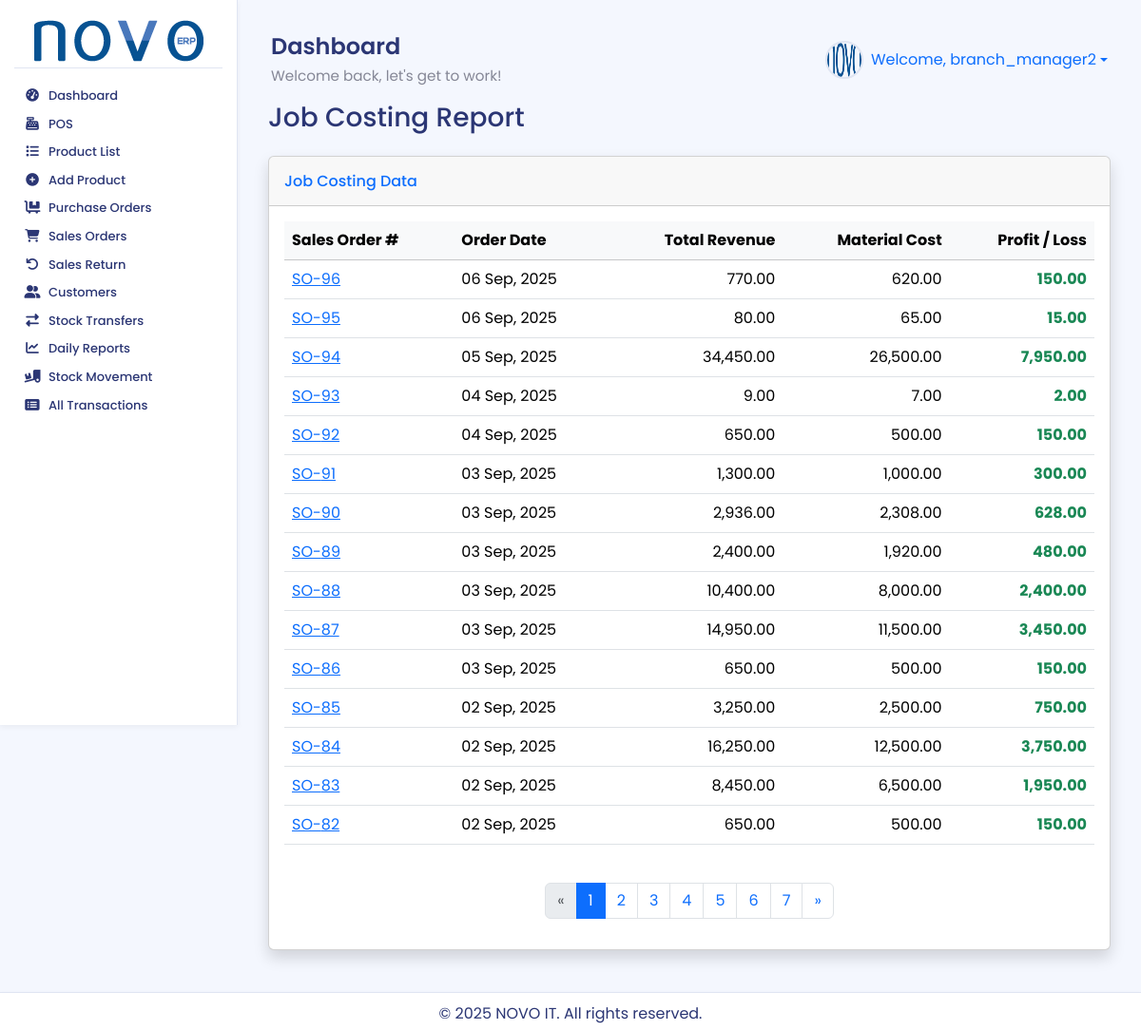
Screenshot of /costing/report/ (signed in) with the database file from the repository.
### accounts/models.py (models this page shows, shortened)
class User(AbstractUser):
    warehouse = models.ForeignKey(
        Warehouse,
        on_delete=models.SET_NULL,
        null=True,
        blank=True,
        related_name='users', # এই গুদামের সাথে যুক্ত ইউজারদের সহজে খুঁজে পাওয়ার জন্য
        verbose_name="Assigned Warehouse" # অ্যাডমিন প্যানেলে প্রদর্শনের জন্য
    )
    class Meta:
        verbose_name = "User"
        verbose_name_plural = "Users"

### costing/models.py (models this page shows, shortened)
class JobCost(models.Model):
    sales_order = models.OneToOneField(SalesOrder, on_delete=models.CASCADE, related_name='job_cost')
    total_revenue = models.DecimalField(max_digits=12, decimal_places=2, default=0.00)
    total_material_cost = models.DecimalField(max_digits=12, decimal_places=2, default=0.00)
    profit = models.DecimalField(max_digits=12, decimal_places=2, default=0.00)
    created_at = models.DateTimeField(auto_now_add=True)
    updated_at = models.DateTimeField(auto_now=True)
    class Meta:
        db_table = 'inventory_job_cost'
        verbose_name = "Job Cost"
        verbose_name_plural = "Job Costs"

### sales/models.py (models this page shows, shortened)
class SalesOrder(models.Model):
    customer = models.ForeignKey('partners.Customer', on_delete=models.SET_NULL, null=True, blank=True)
    order_date = models.DateTimeField(default=timezone.now)
    user = models.ForeignKey(
        settings.AUTH_USER_MODEL,
        on_delete=models.SET_NULL,
        null=True,
        blank=True,
        help_text="The user who created the sales order."
    )
    warehouse = models.ForeignKey(
        Warehouse,
        on_delete=models.SET_NULL,
        null=True,
        blank=True,
        help_text="The branch/warehouse from which the sale was made."
    )
    expected_delivery_date = models.DateField(null=True, blank=True)
    STATUS_CHOICES = [
        ('draft', 'Draft'),
        ('confirmed', 'Confirmed'),
        ('delivered', 'Delivered'),
        ('cancelled', 'Cancelled')
    ]
    status = models.CharField(max_length=20, choices=STATUS_CHOICES, default='draft')
    notes = models.TextField(blank=True, null=True)
    total_amount = models.DecimalField(max_digits=10, decimal_places=2, default=0.00)
    payment_method = models.CharField(max_length=20, default='cash')
    amount_tendered = models.DecimalField(max_digits=10, decimal_places=2, null=True, blank=True)
    change_due = models.DecimalField(max_digits=10, decimal_places=2, null=True, blank=True)
    created_at = models.DateTimeField(auto_now_add=True)
    updated_at = models.DateTimeField(auto_now=True)
    class Meta:
        db_table = 'inventory_salesorder'

### costing/views.py (the view, shortened to what this page needs)
# urls.py: path('report/', views.job_costing_report, name='job_costing_report'),
@login_required
def job_costing_report(request):
    job_costs_list = JobCost.objects.select_related('sales_order', 'sales_order__user', 'sales_order__warehouse').order_by('-sales_order__created_at')
    filter_form = JobCostFilterForm(request.GET or None)
    paginator = Paginator(job_costs_list, 15)
    page_number = request.GET.get('page')
    page_obj = paginator.get_page(page_number)
    context = {
        'title': 'Job Costing Report',
        'page_obj': page_obj,
        'filter_form': filter_form,
    }
    return render(request, 'costing/job_costing_report.html', context)

### costing/templates/costing/job_costing_report.html (shortened to what this page needs)
{% extends 'base.html' %}
{% load humanize %}
{% load crispy_forms_tags %}
{% block content %}
<div class="container-fluid">
    <div class="d-sm-flex align-items-center justify-content-between mb-4">
        <h1 class="h3 mb-0 text-gray-800">{{ title }}</h1>
    </div>
    <div class="card shadow mb-4">
        <div class="card-header py-3 d-flex flex-row align-items-center justify-content-between">
            <h6 class="m-0 font-weight-bold text-primary">Job Costing Data</h6>
        </div>
        <div class="card-body">
            <div class="table-responsive">
                <table class="table table-hover" width="100%" cellspacing="0">
                    <thead class="table-light">
                        <tr>
                            <th>Sales Order #</th>
                            <th>Order Date</th>
                            <th class="text-end">Total Revenue</th>
                            <th class="text-end">Material Cost</th>
                            <th class="text-end">Profit / Loss</th>
                        </tr>
                    </thead>
                    <tbody>
                        {% for job in page_obj %}
                        <tr>
                            <td><a href="{% url 'sales:sales_order_detail' job.sales_order.pk %}">SO-{{ job.sales_order.pk }}</a></td>
                            <td>{{ job.sales_order.created_at|date:"d M, Y" }}</td>
                            <td class="text-end">{{ job.total_revenue|intcomma }}</td>
                            <td class="text-end">{{ job.total_material_cost|intcomma }}</td>
                            <td class="text-end {% if job.profit >= 0 %}text-success{% else %}text-danger{% endif %} fw-bold">
                                {{ job.profit|intcomma }}
                            </td>
                        </tr>
                        {% empty %}
                        <tr>
                            <td colspan="5" class="text-center">No costing data found.</td>
                        </tr>
                        {% endfor %}
                    </tbody>
                </table>
            </div>
            {% if page_obj.has_other_pages %}
                {% include 'includes/pagination.html' with page_obj=page_obj %}
            {% endif %}
        </div>
    </div>
</div>
{% endblock %}

### inventory_system/templates/base.html (shortened to what this page needs)
{% load static %}
<!DOCTYPE html>
<html lang="en">
<head>
    <link href="https://cdn.jsdelivr.net/npm/select2@4.1.0-rc.0/dist/css/select2.min.css" rel="stylesheet" />
    <link href="https://cdn.jsdelivr.net/npm/bootstrap@5.3.3/dist/css/bootstrap.min.css" rel="stylesheet">
    <link rel="stylesheet" href="https://cdnjs.cloudflare.com/ajax/libs/font-awesome/6.4.0/css/all.min.css">
    <link rel="stylesheet" href="{% static 'css/style.css' %}">
</head>
<body>
<div class="wrapper">
    {% if user.is_authenticated %}
    <aside class="sidebar-nav">
        <div class="sidebar-header">
            <a href="{% url 'dashboard' %}">
                <img src="{% static 'images/logo.png' %}" alt="NOVO ERP Logo">
            </a>
        </div>
        <ul class="sidebar-menu">
            {% with user.groups.all|join:", " as user_groups %}
            {% if 'POS Sales Staff' in user_groups %}
                <li><a href="{% url 'pos:pos_view' %}"><i class="fas fa-cash-register fa-fw"></i> <span>POS</span></a></li>
                <li><a href="{% url 'products:product_list' %}"><i class="fas fa-list fa-fw"></i> <span>Product List</span></a></li>
            {% elif 'Branch Manager' in user_groups %}
                <li><a href="{% url 'dashboard' %}"><i class="fas fa-tachometer-alt fa-fw"></i> <span>Dashboard</span></a></li>
                <li><a href="{% url 'pos:pos_view' %}"><i class="fas fa-cash-register fa-fw"></i> <span>POS</span></a></li>
                <li><a href="{% url 'products:product_list' %}"><i class="fas fa-list fa-fw"></i> <span>Product List</span></a></li>
                <li><a href="{% url 'products:add_product' %}"><i class="fas fa-plus-circle fa-fw"></i> <span>Add Product</span></a></li>
                <li><a href="{% url 'purchase:purchase_order_list' %}"><i class="fas fa-dolly-flatbed fa-fw"></i> <span>Purchase Orders</span></a></li>
                <li><a href="{% url 'sales:sales_order_list' %}"><i class="fas fa-shopping-cart fa-fw"></i> <span>Sales Orders</span></a></li>
                <li><a href="{% url 'sales:create_sales_return' %}"><i class="fas fa-undo fa-fw"></i> <span>Sales Return</span></a></li>
                <li><a href="{% url 'partners:customer_list' %}"><i class="fas fa-user-friends fa-fw"></i> <span>Customers</span></a></li>
                <li><a href="{% url 'purchase:stock_transfer_request_list' %}"><i class="fas fa-exchange-alt fa-fw"></i> <span>Stock Transfers</span></a></li>
                <li><a href="{% url 'reports:daily_sales_report' %}"><i class="fas fa-chart-line fa-fw"></i> <span>Daily Reports</span></a></li>
                <li><a href="{% url 'stock:stock_movement_report' %}"><i class="fas fa-truck-loading fa-fw"></i> <span>Stock Movement</span></a></li>
                <li><a href="{% url 'stock:transaction_list' %}"><i class="fas fa-list-alt fa-fw"></i> <span>All Transactions</span></a></li>
            {% endif %}
            {% endwith %}
        </ul>
    </aside>
    {% endif %}
    <div class="main-content">
        {% if user.is_authenticated %}
        <header class="header">
            <div class="header-title">
                <h1>{% block page_title %}Dashboard{% endblock %}</h1>
                <p>Welcome back, let's get to work!</p>
            </div>
            <div class="d-flex align-items-center">
                <div class="user-profile dropdown">
                    <a href="#" class="dropdown-toggle text-decoration-none d-flex align-items-center" data-bs-toggle="dropdown" aria-expanded="false">
                        <img src="{% static 'images/default_avatar.png' %}" alt="Avatar" class="me-2"> Welcome, {{ user.username }}
                    </a>
                </div>
            </div>
        </header>
        {% endif %}
        <main>
            {% block content %}{% endblock %}
        </main>
        <footer class="footer">
            <p>&copy; {% now "Y" %} NOVO IT. All rights reserved.</p>
        </footer>
    </div>
</div>
</body>
</html>

### static/css/style.css (style rules this page uses)
:root { --primary: hsl(185, 75%, 43%); --success: #1cc88a; --info: #36b9cc; --warning: #f6c23e; --danger: #e74a3b; --text: #2B3674; --muted: #858796; --bg: #F4F7FE; --card: #FFFFFF; --border: #E0E5F2; --sidebar-text: #2B3674; --sidebar-active-bg: #4e73df; --sidebar-hover-bg: rgba(78, 115, 223, 0.1); --shadow-sm: 0 2px 6px rgba(0, 0, 0, 0.05); --shadow-md: 0 4px 12px rgba(0, 0, 0, 0.08); --transition-fast: 0.2s ease; --transition-smooth: 0.3s ease; }
body { font-family: 'Poppins', sans-serif; background-color: var(--bg); color: var(--text); display: flex; flex-direction: column; min-height: 100vh; margin: 0; overflow-x: hidden; }
.wrapper { flex: 1; display: flex; flex-direction: row; }
.sidebar-nav { width: 250px; background: var(--card); border-right: 1px solid var(--border); padding: 15px; transition: width var(--transition-fast); box-shadow: var(--shadow-sm); height: calc(100vh - 37px); position: sticky; top: 0; overflow-y: auto; display: flex; flex-direction: column; }
.sidebar-header { padding: 5px 5px; border-bottom: 1px solid var(--border); text-align: center; }
.sidebar-header a img { width: 100%; max-width: 180px; height: auto; object-fit: contain; }
.sidebar-menu { list-style: none; padding: 0; margin: 15px 0 0; flex: 1 1 auto; }
.sidebar-nav::after { content: ''; padding-bottom: 20px; }
.sidebar-menu li { margin-bottom: 2px; }
.sidebar-menu a { display: flex; align-items: center; padding: 6px 10px; border-radius: 8px; color: var(--sidebar-text); text-decoration: none; font-weight: 500; font-size: 13px; line-height: 1.2; transition: background-color var(--transition-smooth), transform var(--transition-fast), box-shadow var(--transition-fast); }
.sidebar-menu a i { margin-right: 8px; width: 18px; text-align: center; font-size: 0.85rem; transition: color var(--transition-fast); }
.sidebar-menu a span { white-space: nowrap; overflow: hidden; text-overflow: ellipsis; }
.header { display: flex; justify-content: space-between; align-items: center; padding: 15px 15px; }
.header-title h1 { margin: 0; font-size: 1.5rem; font-weight: 600; }
.header-title p { margin: 5px 0 0; color: var(--muted); font-size: 0.95rem; }
.user-profile { display: flex; align-items: center; }
.user-profile img { width: 40px; height: 40px; border-radius: 50%; margin-right: 10px; border: 2px solid var(--border); }
.main-content { flex: 1; padding: 20px; padding-bottom: 60px; overflow-y: auto; background-color: var(--bg); }
.footer { position: fixed; bottom: 0; left: 0; width: 100%; height: 40px; background-color: var(--card); color: var(--text); text-align: center; padding: 10px; border-top: 1px solid var(--border); box-shadow: var(--shadow-sm); z-index: 1000; }

### rows the page displays
User: username "branch_manager2"
JobCost: sales_order.pk "96", sales_order.created_at "06 Sep, 2025", total_revenue "770.00", total_material_cost "620.00", profit "150.00"
JobCost: sales_order.pk "95", sales_order.created_at "06 Sep, 2025", total_revenue "80.00", total_material_cost "65.00", profit "15.00"
JobCost: sales_order.pk "94", sales_order.created_at "05 Sep, 2025", total_revenue "34,450.00", total_material_cost "26,500.00", profit "7,950.00"
JobCost: sales_order.pk "93", sales_order.created_at "04 Sep, 2025", total_revenue "9.00", total_material_cost "7.00", profit "2.00"
JobCost: sales_order.pk "92", sales_order.created_at "04 Sep, 2025", total_revenue "650.00", total_material_cost "500.00", profit "150.00"
JobCost: sales_order.pk "91", sales_order.created_at "03 Sep, 2025", total_revenue "1,300.00", total_material_cost "1,000.00", profit "300.00"
JobCost: sales_order.pk "90", sales_order.created_at "03 Sep, 2025", total_revenue "2,936.00", total_material_cost "2,308.00", profit "628.00"
JobCost: sales_order.pk "89", sales_order.created_at "03 Sep, 2025", total_revenue "2,400.00", total_material_cost "1,920.00", profit "480.00"
JobCost: sales_order.pk "88", sales_order.created_at "03 Sep, 2025", total_revenue "10,400.00", total_material_cost "8,000.00", profit "2,400.00"
JobCost: sales_order.pk "87", sales_order.created_at "03 Sep, 2025", total_revenue "14,950.00", total_material_cost "11,500.00", profit "3,450.00"
JobCost: sales_order.pk "86", sales_order.created_at "03 Sep, 2025", total_revenue "650.00", total_material_cost "500.00", profit "150.00"
JobCost: sales_order.pk "85", sales_order.created_at "02 Sep, 2025", total_revenue "3,250.00", total_material_cost "2,500.00", profit "750.00"
JobCost: sales_order.pk "84", sales_order.created_at "02 Sep, 2025", total_revenue "16,250.00", total_material_cost "12,500.00", profit "3,750.00"
JobCost: sales_order.pk "83", sales_order.created_at "02 Sep, 2025", total_revenue "8,450.00", total_material_cost "6,500.00", profit "1,950.00"
JobCost: sales_order.pk "82", sales_order.created_at "02 Sep, 2025", total_revenue "650.00", total_material_cost "500.00", profit "150.00"

### other values shown
{{ title }} "Job Costing Report"
{{ i }} "1"
{{ i }} "2" "3" "4" "5" "6" "7"
